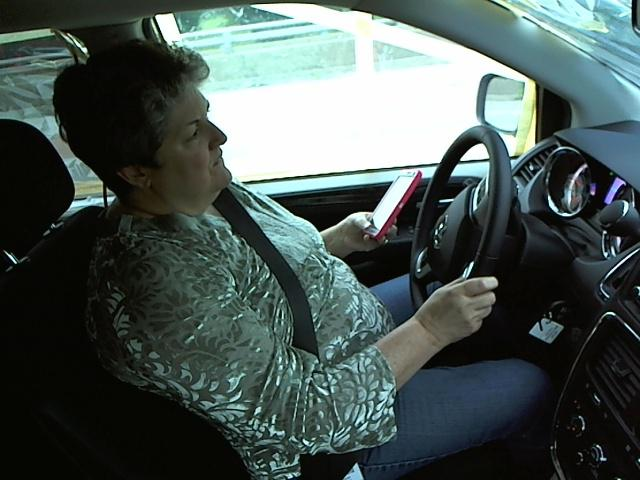
#> input picture convert/img_7.jpg, 640 x 480 px, found by its file name
$ python graytorgb.py
#> lines starting #> are read from the running program, lines starting #| are printed output that depends on the picture
import timeit
from random import randint

import numpy as np
from matplotlib import pyplot as plt
import pandas as pd

import cv2
from sklearn.decomposition import PCA
from sklearn.svm import SVC
from sklearn.preprocessing import MultiLabelBinarizer
from sklearn.multiclass import OneVsRestClassifier
from skimage.filters import sobel

import warnings
warnings.filterwarnings("ignore")

k = 2								#K-means no. of discrete colors
red = 16							#PCA Reduce components
reg = 1.0							#Regularization in SVMs
x = 20								#Window size/2
perc = .015							#Percentage of random pixels to train
temp = 1000							#No. of pixels to test

def color_quant(img):
	img = cv2.cvtColor(img, cv2.COLOR_RGB2Lab)
	Z = img[:,:,1:].reshape((-1,2))
	Z = np.float32(Z)
	criteria = (cv2.TERM_CRITERIA_EPS + cv2.TERM_CRITERIA_MAX_ITER, 10, 1.0)
	ret,label,color_list=cv2.kmeans(Z,k,None,criteria,10,cv2.KMEANS_RANDOM_CENTERS)
	color_list = np.uint8(color_list)
	res = color_list[label.flatten()]
	return np.concatenate((img[:,:,0:-2], res.reshape((img[:,:,1:].shape))), 2)

def ftr_ext(crow,ccol,img,color=False,test=False):
	ind_ftr=[None] * (4*x*x+128+2)
	flag = 1

	#Window
	xl,xh,yl,yh=crow-x,crow+x,ccol-x,ccol+x
	if xl<0:
		xl=0
		xh=2*x
	elif xh>rows:
		xh=rows
		xl=rows-x
	if yl<0:
		yl=0
		yh=2*x
	elif yh>cols:
		yh=cols
		yl=cols-x
	mask=img[xl:xh, yl:yh]
	if color==True:
		mask = mask[:,:,0]

	#FFT
	dft = cv2.dft(np.float32(mask),flags = cv2.DFT_COMPLEX_OUTPUT)
	dft_shift = np.fft.fftshift(dft)
	fft = 20*np.log(cv2.magnitude(dft_shift[:,:,0],dft_shift[:,:,1]))
	ft = list(np.reshape(fft, (np.product(fft.shape),)))
	if 4*x*x!=len(ft):
		flag = 0
	ind_ftr[:4*x*x] = ft

	#SURF
	surf = cv2.xfeatures2d.SURF_create(hessianThreshold=0,nOctaves=3,extended=True)
	kp1, des1 = surf.detectAndCompute(mask,None,useProvidedKeypoints = False)
	#kp2, des2 = surf.detectAndCompute(mask[:,:,1],None,useProvidedKeypoints = False)
	#kp3, des3 = surf.detectAndCompute(mask[:,:,2],None,useProvidedKeypoints = False)
	if len(kp1)>0:# and len(kp2)>0 and len(kp3)>0:
		ind_ftr[4*x*x:4*x*x+128] = des1.mean(0)
		#ind_ftr[4*x*x+128:4*x*x+256] = des2.mean(0)
		#ind_ftr[4*x*x+256:4*x*x+384] = des3.mean(0)
	else:
		flag = 0

	#Mean and Variance
	ind_ftr[-2] = np.mean(mask)
	ind_ftr[-1] = np.var(mask)

	#Collect
	ind_ftr = np.asarray(ind_ftr)
	if flag==1 and np.isfinite(ind_ftr.sum()):
		pixels.append([crow,ccol])
		features.append(np.asarray(ind_ftr))
		#print(crow,ccol,mask.shape,len(ind_ftr))
	if test==True:
		return pixels,N.append([[crow-1,ccol-1],[crow-1,ccol],[crow-1,ccol+1],[crow,ccol-1],[crow,ccol+1],[crow+1,ccol-1],[crow+1,ccol],[crow+1,ccol+1]]),features
	return pixels,features

def pca_(features,r):
	features = np.asmatrix(features)
	pca = PCA(n_components=r)
	pca.fit(features)
	return pca.transform(features)


#--------------input images---------
tr=str(7)
t=str(8)
train = cv2.imread('img_'+tr+'.jpg',1)
#> train is the input picture: shape (480, 640, 3); mean B, G, R 84.1, 86.9, 73.8
test = cv2.imread('img_'+t+'.jpg',0)
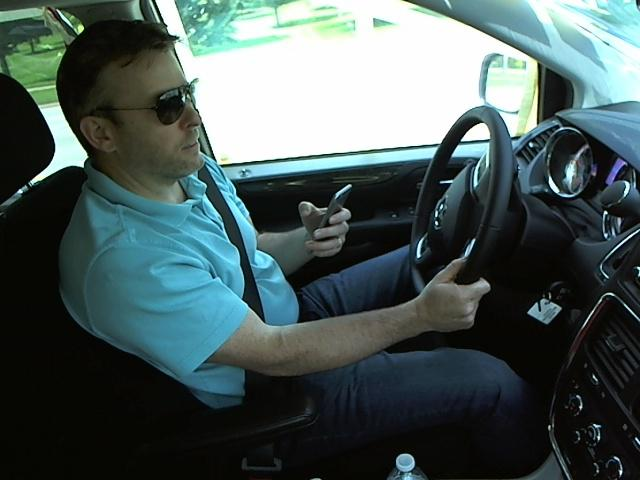
#> input picture convert/img_8.jpg, 640 x 480 px, found by its file name
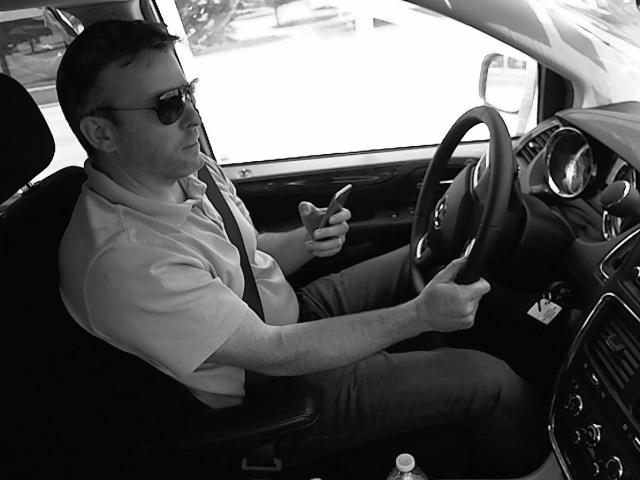
#> test: shape (480, 640); min 0, max 255, mean 85.2
print("Input Image: Done")


#--------------display-------------
#cv2.imshow('Train',train)
#cv2.imshow('Test',test)
print("Display Image: Done")


#--------------Train-------------
print("Train - ")
traing = cv2.cvtColor(train, cv2.COLOR_RGB2GRAY)
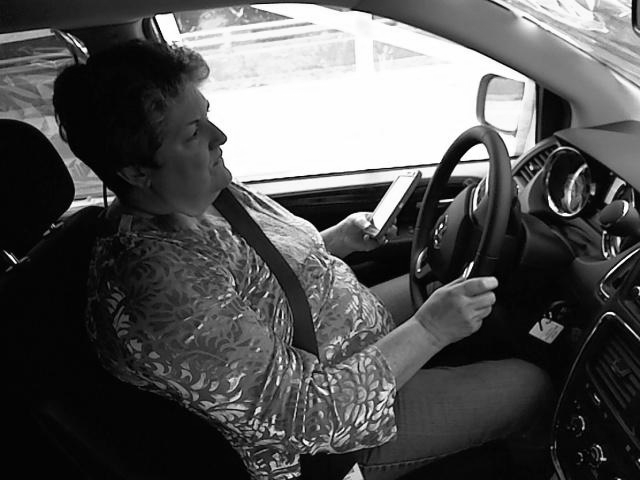
#> traing: shape (480, 640); min 0, max 255, mean 84.5
edge_sobel = sobel(traing)
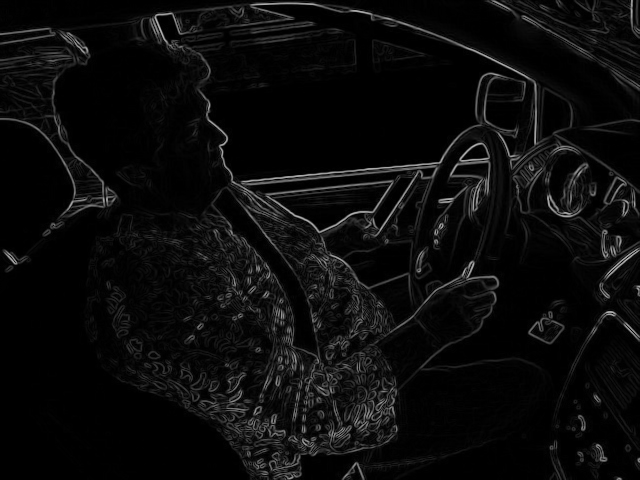
#> edge_sobel: shape (480, 640) float64; min 0, max 0.717, mean 0.0462

#Color Quantization
start = timeit.default_timer()
quant_train = color_quant(train)
#> in color_quant, `img = cv2.cvtColor(img, cv2.COLOR_RGB2Lab)`: img: shape (480, 640, 3); mean of channels 0, 1, 2 87.4, 125, 134.7
#> in color_quant, `Z = img[:,:,1:].reshape((-1,2))`: Z = 307200 pairs, first value 94 to 171, second value 78 to 179
#> in color_quant, `ret,label,color_list=cv2.kmeans(Z,k,None,criteria,10,cv2.KMEANS_RANDOM..`: ret = 12576946.5; color_list = [[121.9, 145.7], [126.7, 128.8]]
#> in color_quant, `color_list = np.uint8(color_list)`: color_list = [[121, 145], [126, 128]]
#> in color_quant, `res = color_list[label.flatten()]`: res = 307200 pairs, first value 121 to 126, second value 128 to 145
#> in color_quant, `return np.concatenate((img[:,:,0:-2], res.reshape((img[:,:,1:].shape))..`:
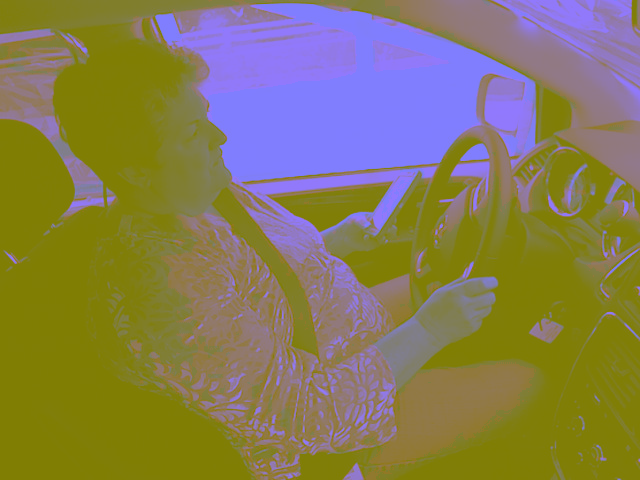
#> returned value: shape (480, 640, 3); mean of channels 0, 1, 2 87.4, 124.2, 134; drawn as B, G, R
stop = timeit.default_timer()
print ("	Color Quantization: Done in ",stop-start," sec")


#Feature Extraction
start = timeit.default_timer()
rows, cols = train.shape[:-1]
#> rows = 480; cols = 640
features,pixels=[],[]
while len(pixels)<int(rows*cols*.01*perc)+1:
	crow,ccol = randint(0,rows+1),randint(0,cols+1)
	if [crow,ccol] not in pixels:
#> (the run stopped early here; a loop or call above may not have finished)
